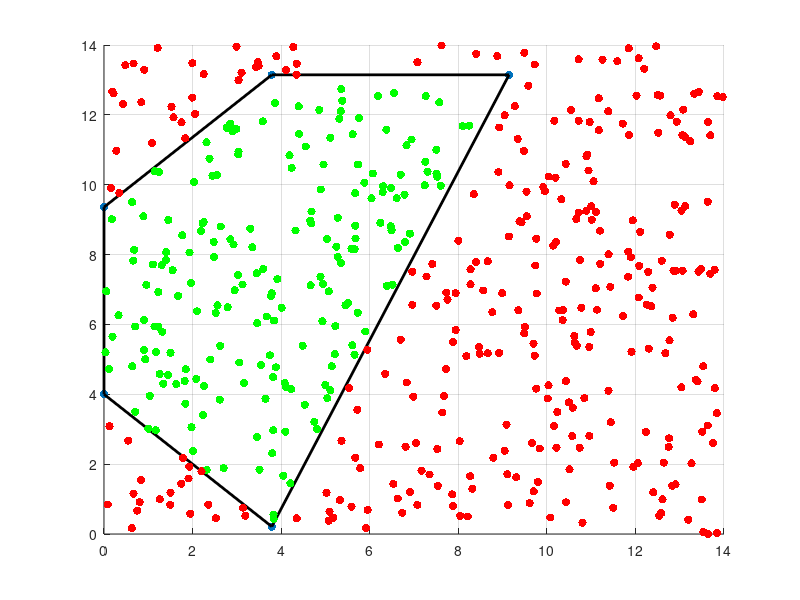

Write MATLAB code to recreate this figure.
clear all
clc

x=[3.789, 9.146, 3.789, 0, 0];
y=[-3.788 9.146 9.146 5.358 0]+4;

figure(1)
hold on 
grid on
scatter(x,y,'filled','k')
ylim([0 14])

plot([x(1) x(2)],[y(1) y(2)],'k','Linewidth',2)
plot([x(2) x(3)],[y(2) y(3)],'k','Linewidth',2)
plot([x(3) x(4)],[y(3) y(4)],'k','Linewidth',2)
plot([x(4) x(5)],[y(4) y(5)],'k','Linewidth',2)
plot([x(5) x(1)],[y(5) y(1)],'k','Linewidth',2)


m=[(y(2)-y(1))/(x(2)-x(1)), (y(3)-y(2))/(x(3)-x(2)), (y(4)-y(3))/(x(4)-x(3)), (y(5)-y(4))/(x(5)-x(4)), (y(1)-y(5))/(x(1)-x(5))]; %Bottom, Right Top Left
y_int=[y(1)-m(1)*x(1), y(2)-m(2)*x(2), y(3)-m(3)*x(3), y(4)-m(4)*x(4) , y(5)-m(5)*x(5)];
for ii=1:500
    x_rand=rand*14;
    y_rand=rand*14;
    for i=1:5
        test_pts=[(y_rand-y_int(i))/m(i), m(i)*x_rand+y_int(i)]; %x_test point, y_test point
        if i==1
            if y_rand>=test_pts(2) && x_rand<=test_pts(1)
                Pass_Fail=1;
            else
                Pass_Fail=0;
            end
        end
        if i==2
            if y_rand<=y(2)
                Pass_Fail=1;
            else
                Pass_Fail=0;
            end
        end
        if i==3
            if x_rand>=test_pts(1) && y_rand<=test_pts(2)
                Pass_Fail=1;
            else
                Pass_Fail=0;
            end
        end
        if i==4 
            if x_rand>=x(4)
                Pass_Fail=1;
            else
                Pass_Fail=0;
            end
        end
        if i==5
            if x_rand>=test_pts(1) && y_rand>=test_pts(2)
                Pass_Fail=1;
            else
                Pass_Fail=0;
            end
        end
        Pass_Fail_Set_Pent(i)=Pass_Fail;
    end
    if nnz(Pass_Fail_Set_Pent)==5
        scatter(x_rand,y_rand,'g','filled')
    else
        scatter(x_rand,y_rand,'r','filled')
    end
end